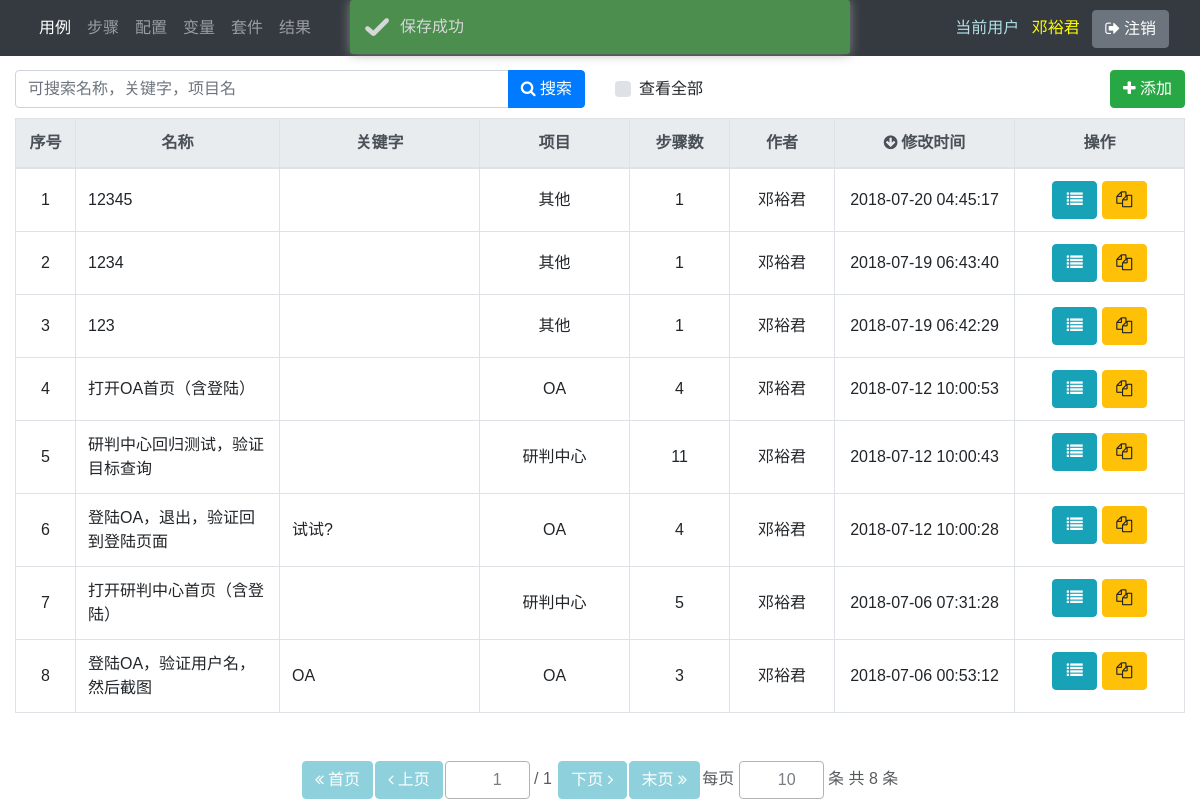
Before: /cases/ (signed in) with the older database file.
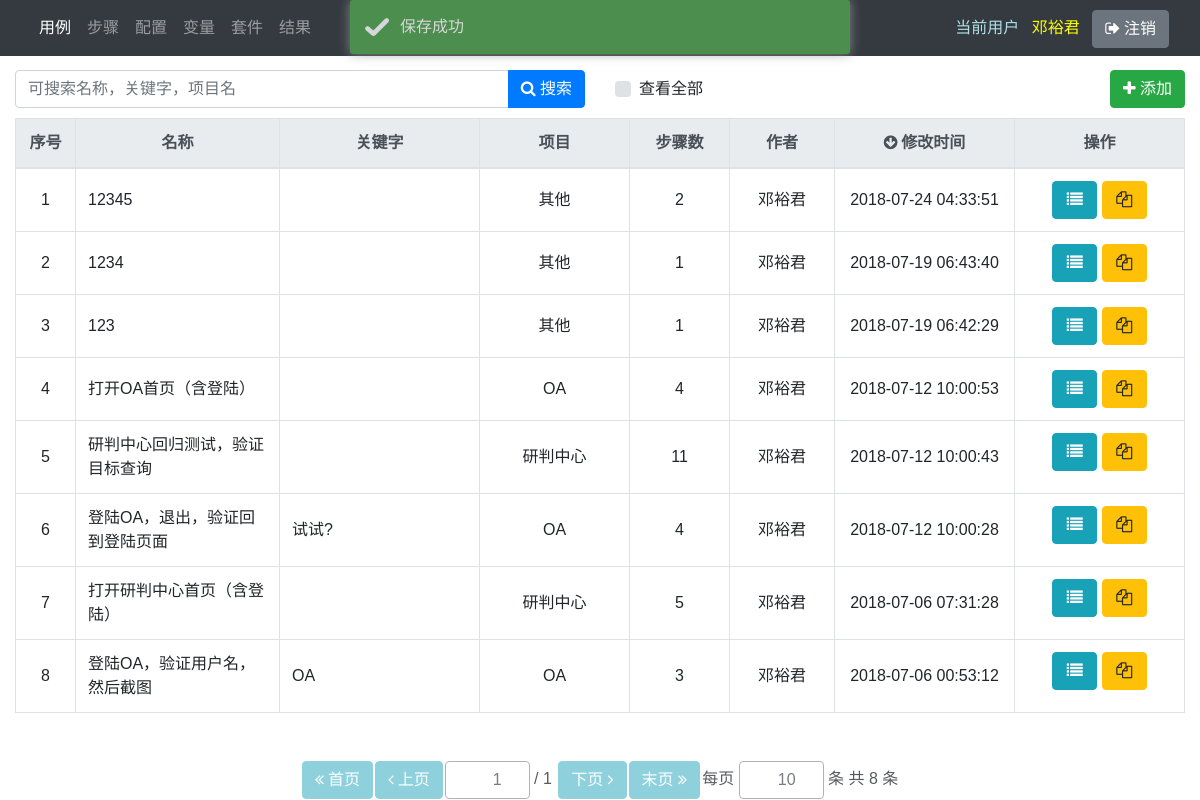
After: the same page with the newer database file.
### main/models.py (models this page shows, shortened)
class Case(models.Model):
    code = models.UUIDField(auto_created=True, default=uuid.uuid1, editable=False)
    name = models.CharField(max_length=100)
    description = models.TextField(blank=True)
    keyword = models.CharField(blank=True, max_length=100)
    project = models.ForeignKey('main.Project', on_delete=models.SET_NULL, blank=True, null=True)
    creator = models.ForeignKey(
        User, verbose_name='创建人', related_name='case_creator', on_delete=models.SET_NULL, blank=True, null=True)
    created_date = models.DateTimeField('创建时间', auto_now_add=True, null=True)
    modifier = models.ForeignKey(
        User, verbose_name='修改人', related_name='case_modifier', on_delete=models.SET_NULL, blank=True, null=True)
    modified_date = models.DateTimeField('修改时间', auto_now=True, null=True)
    is_active = models.BooleanField(default=True)
    variable_group = models.ForeignKey('main.VariableGroup', on_delete=models.SET_NULL, blank=True, null=True)
    step = models.ManyToManyField('Step', through='CaseVsStep', through_fields=('case', 'step'))
    class Meta:
        ordering = ['-modified_date']  # 这个字段是告诉Django模型对象返回的记录结果集是按照哪个字段排序的,-xxx表示降序，?xxx表示随机

### main/views/case.py (the view)
# urls.py: path('cases/', case.list_, name='cases'),
@login_required
def list_(request):
    page = request.GET.get('page')
    size = request.GET.get('size', request.COOKIES.get('size'))
    search_text = str(request.GET.get('search_text', ''))
    order_by = request.GET.get('order_by', 'modified_date')
    order_by_reverse = request.GET.get('order_by_reverse', 'True')
    all_ = request.GET.get('all_', 'False')
    page = change_to_positive_integer(page, 1)
    size = change_to_positive_integer(size, 10)
    if order_by_reverse == 'True':
        order_by_reverse = True
    else:
        order_by_reverse = False
    if all_ == 'False':
        all_ = False
    else:
        all_ = True
    if request.session.get('status', None) == 'success':
        prompt = 'success'
    request.session['status'] = None
    q = get_query_condition(search_text)
    if all_:
        q &= Q(is_active=True)
    else:
        q &= Q(is_active=True) & Q(creator=request.user)
    objects = Case.objects.filter(q).values(
        'pk', 'name', 'keyword', 'project__name', 'creator__username', 'modified_date').annotate(
        real_name=Concat('creator__last_name', 'creator__first_name', output_field=CharField()))
    objects2 = Case.objects.filter(is_active=True, step__is_active=True).values('pk').annotate(m2m_count=Count('step'))
    count_ = {o['pk']: o['m2m_count'] for o in objects2}
    for o in objects:
        o['m2m_count'] = count_.get(o['pk'], 0)
    if objects:
        if order_by not in objects[0]:
            order_by = 'modified_date'
        objects = sorted(objects, key=lambda x: x[order_by], reverse=order_by_reverse)
    paginator = Paginator(objects, size)
    try:
        objects = paginator.page(page)
    except PageNotAnInteger:
        objects = paginator.page(1)
        page = 1
    except EmptyPage:
        objects = paginator.page(paginator.num_pages)
        page = paginator.num_pages
    order_by_form = OrderByForm(initial={'order_by': order_by, 'order_by_reverse': order_by_reverse})
    paginator_form = PaginatorForm(initial={'page': page, 'size': size}, page_max_value=paginator.num_pages)
    cookies = [Cookie('size', size, path=request.path)]
    respond = render(request, 'main/case/list.html', locals())
    for cookie in cookies:
        respond.set_cookie(cookie.key, cookie.value, cookie.max_age, cookie.expires, cookie.path)
    return respond

### main/forms.py
class OrderByForm(forms.Form):
    order_by = forms.CharField(max_length=100, required=False, widget=forms.HiddenInput)
    order_by_reverse = forms.BooleanField(required=False, widget=forms.HiddenInput)

class PaginatorForm(forms.Form):
    size = forms.IntegerField(min_value=1, max_value=10000, required=False)
    def __init__(self, page_max_value, *args, **kwargs):
        super(PaginatorForm, self).__init__(*args, **kwargs)
        self.fields['page'] = forms.IntegerField(min_value=1, max_value=page_max_value, required=False)

### main/views/general.py (called while the page is built)
def get_query_condition(search_text):
    search_text = search_text.replace('\\ ', '#{$blank}#')
    search_text_or_list = search_text.split(' ')
    q = Q()
    for search_text_or in search_text_or_list:
        search_text_or = search_text_or.replace('#{$blank}#', ' ')
        search_text_and_list = search_text_or.split('#&&#')
        q1 = Q()
        q2 = Q()
        q3 = Q()
        for search_text_and in search_text_and_list:
            if search_text_and == '':
                continue
            q1 &= Q(name__icontains=search_text_and)
            q2 &= Q(keyword__icontains=search_text_and)
            q3 &= Q(project__name__icontains=search_text_and)
        q |= q1 | q2 | q3
    return q

def change_to_positive_integer(value, default=1):
    if str(value).isdigit() and int(value) > 0:
        value = int(value)
    else:
        value = default
    return value

### main/templates/main/case/list.html (shortened to what this page needs)
{% extends 'main/list_base.html' %}
{% block result_table %}
    <div class="table-responsive" id='result_div'>
        <table class="table table-bordered table-hover" id='result_table'>
            <colgroup>
                <col style='width: 60px;'>
                <col>
                <col style='width: 200px;'>
                <col style='width: 150px;'>
                <col style='width: 100px;'>
                <col style='width: 105px;'>
                <col style='width: 180px;'>
                <col style='width: 170px;'>
            </colgroup>
            <thead class="thead-light middle">
                <tr>
                    <th>序号</th>
                    <th order_by_text="name">名称</th>
                    <th order_by_text="keyword">关键字</th>
                    <th order_by_text="project__name">项目</th>
                    <th order_by_text="m2m_count">步骤数</th>
                    <th order_by_text="real_name">作者</th>
                    <th order_by_text="modified_date">修改时间</th>
                    <th>操作</th>
                </tr>
            </thead>
            <tbody>
                {% for obj in objects %}
                    <tr pk="{{ obj.pk }}" edit_url="{% url 'case' obj.pk %}" quick_update_url="{% url 'case_quick_update' obj.pk %}" del_url="{% url 'case_delete' obj.pk %}">
                        <td col_name='index' class="middle"></td>
                        <td {% if request.user.pk == obj.creator %}quick_update{% endif %} col_name='name' class="align-middle">{{ obj.name }}</td>
                        <td {% if request.user.pk == obj.creator %}quick_update{% endif %} col_name='keyword' class="align-middle">{{ obj.keyword }}</td>
                        <td col_name='project__name' class="middle">{{ obj.project__name }}</td>
                        <td col_name='m2m_count' class="middle">{{ obj.m2m_count }}</td>
                        <td col_name='real_name' class="middle">{{ obj.real_name }}</td>
                        <td col_name='modified_date' class="middle">{{ obj.modified_date }}</td>
                        <td>
                            <div class="middle">
                                {% if request.user.pk == obj.creator %}
                                    <button type="button" name="edit_button" class="btn btn-info list_button" data-toggle="tooltip" title="编辑"><i class="icon-edit"></i></button>
                                    <button copy_url="{% url 'case_copy' obj.pk %}" copy_sub_item=true type="button" name="copy_button" class="btn btn-warning list_button" data-toggle="tooltip" title="复制"><i class="icon-copy"></i></button>
                                    <button type="button" name="delete_button" class="btn btn-danger list_button" data-toggle="tooltip" title="删除"><i class="icon-trash"></i></button>
                                {% else %}
                                    <button type="button" name="edit_button" class="btn btn-info list_button" data-toggle="tooltip" title="查看"><i class="icon-list"></i></button>
                                    <button copy_url="{% url 'case_copy' obj.pk %}" copy_sub_item=true type="button" name="copy_button" class="btn btn-warning list_button" data-toggle="tooltip" title="复制"><i class="icon-copy"></i></button>
                                {% endif %}
                            </div>
                        </td>
                    </tr>
                {% empty %}
                    <tr>
                        <td colspan="8" class="text-center bg-secondary"><span class="text-white">无数据</span></td>
                    </tr>
                {% endfor %}
            </tbody>
        </table>
    </div>
{% endblock %}

### main/templates/main/list_base.html (shortened to what this page needs)
<!DOCTYPE HTML>
{% load staticfiles %}
<html>
    <head>
        {% block general_style %}
            {% include 'main/include/general_css.html' %}
        {% endblock %}
    </head>
    <body>
        {% include 'main/include/navbar.html' %}
        <div class="container-fluid" style="padding-top: 60px; padding-bottom: 40px">
            <form method="get" id="objects_form" class="form-inline">
                {% block tools_bar %}
                    {% include 'main/include/tools_bar.html' with add_button=True %}
                {% endblock %}
                {% block result_table %}
                {% endblock %}
                {% include 'main/include/tools/paginator.html' %}
            </form>
        </div>
    </body>
</html>

### main/templates/main/include/general_css.html
{% load staticfiles %}
<link rel="stylesheet" href='{% static "main/css/jquery-ui/jquery-ui.css" %}'>
<link rel="stylesheet" href="{% static 'main/css/jquery.dropdown/jquery.dropdown.css' %}">
<link rel="stylesheet" href="{% static 'main/css/bootstrap-4.1.1/bootstrap.min.css' %}">
<link rel="stylesheet" href="{% static 'main/css/toastr-2.1.4/toastr.css' %}">
<link rel="stylesheet" href="{% static 'main/css/font-awesome/font-awesome.css' %}">
<link rel="stylesheet" href='{% static "main/css/main.css" %}'>

### main/templates/main/include/general_script.html (shortened to what this page needs)
{% load staticfiles %}

### main/templates/main/include/navbar.html
<nav class="navbar navbar-expand-lg navbar-dark bg-dark fixed-top" id="navbar">
   <div class="container-fluid">
       <div class="collapse navbar-collapse">
           <ul class="navbar-nav">
                <li class="nav-item" id="nav_case">
                    <a class="nav-link" href="{% url 'cases' %}">用例</a>
                </li>
                <li class="nav-item" id="nav_step">
                    <a class="nav-link" href="{% url 'steps' %}">步骤</a>
                </li>
                <li class="nav-item" id="nav_config">
                    <a class="nav-link" href="{% url 'configs' %}">配置</a>
                </li>
                <li class="nav-item" id="nav_variable">
                    <a class="nav-link" href="{% url 'variable_groups' %}">变量</a>
                </li>
                <li class="nav-item" id="nav_suite">
                    <a class="nav-link" href="{% url 'suites' %}">套件</a>
                </li>
                <li class="nav-item" id="nav_result">
                    <a class="nav-link" href="{% url 'results' %}">结果</a>
                </li>
            </ul>
       </div>
       <div class="justify-content-end">
            <div>
                <span class="navbar-text" style="color: powderblue;">当前用户</span>
                <a id="user_link" class="navbar-text" style="color: yellow; padding: 0 0.5em" href="javascript:modal_with_iframe('user_modal', '', '', 'height: 450px', '用户信息', '{% url 'user' %}?inside=1')">{{ request.user.last_name }}{{ request.user.first_name }}{% if not request.user.last_name and not request.user.first_name %}{{ request.user.username }}{% endif %}</a>
                <button id="logout_btn" class="btn btn-secondary" type="button"><i class="icon-signout">&nbsp;</i>注销</button>
            </div>
       </div>
   </div>
</nav>

### main/templates/main/include/tools_bar.html
<div style="padding: 5px 0" class="container-fluid">
    <div class="row align-items-center">
        <div class="col-6">
            {% include 'main/include/tools/search-tools.html' %}
        </div>
        <div class="col-2">
            {% include 'main/include/tools/see_all.html' %}
        </div>
        <div class="col text-right">
            {% if add_button %}{% include 'main/include/tools/add_button.html' %}{% endif %}
        </div>
    </div>
</div>

### main/templates/main/include/tools/search-tools.html
<div class="input-group">
    <input type="text" id="search_text" name="search_text" value="{{ search_text }}" class="form-control" placeholder="可搜索名称，关键字，项目名">
    <div class="input-group-append">
        <button type="submit" id='search_button' class="btn btn-primary" data-toggle="tooltip" title="多条件并集用空格分隔, 多条件交集用#&&#分隔，要搜索空格用转义加空格表示"><i class="icon-search"></i>&nbsp;搜索</button>
    </div>
</div>

### main/templates/main/include/tools/see_all.html (shortened to what this page needs)
<div class="custom-control custom-checkbox custom-control-inline">
    <label class="custom-control-label" for="all_" data-toggle="tooltip" title="查看其他人创建的">查看全部</label>
</div>

### main/templates/main/include/tools/add_button.html
    <button type="button" id="add_button" class="btn btn-success"><i class="icon-plus"></i>&nbsp;添加</button>

### main/templates/main/include/tools/paginator.html
{% load widget_tweaks %}
<div class="text-center fixed-bottom" >
    <div class="paginator">
        <div>
            <div>
                <table>
                    <colgroup>
                        <col style="width: 50px;">
                        <col style="width: 50px;">
                        <col>
                        <col style="width: 50px;">
                        <col style="width: 50px;">
                        <col>
                    </colgroup>
                    <tr>
                        <td><button name="first_page_button" type="button" class="btn btn-info"><i class="icon-double-angle-left">&nbsp;</i>首页</button></td>
                        <td><button name="prev_page_button" type="button" class="btn btn-info"><i class="icon-angle-left">&nbsp;</i>上页</button></td>
                        <td><div>{% render_field paginator_form.page class="form-control" style='width: 85px' %}&nbsp;/&nbsp;{{ paginator.num_pages|default:0 }}&nbsp;</div></td>
                        <td><button name="next_page_button" type="button" class="btn btn-info">下页&nbsp;<i class="icon-angle-right"></i></button></td>
                        <td><button name="last_page_button" type="button" class="btn btn-info">末页&nbsp;<i class="icon-double-angle-right"></i></button></td>
                        <td><div>每页&nbsp;{% render_field paginator_form.size class="form-control" style='width: 85px' %}&nbsp;条&nbsp;共&nbsp;{{ paginator.count|default:0 }}&nbsp;条</div></td>
                    </tr>
                </table>
            </div>
        </div>
    </div>
</div>

### main/static/main/css/main.css (style rules this page uses)
body { font-family: Arial, Microsoft YaHei, SimHei; }
div.paginator { margin: 0 auto; text-align: center }
div.paginator>div { float: left; position: relative; left: 50% }
div.paginator>div>div { position: relative; left: -50%; opacity: 0.75; }
div.paginator td { text-align: center; }
div.paginator input { border: 1px solid rgb(153, 153, 153); resize: vertical; text-align: right; }
.middle { text-align: center !important; vertical-align: middle!important; }

### main/templates/main/list_base.html (style rules this page uses)
div.row { padding: 5px 0; }
.list_button { width: 45px; }

Changed rows visible on the page:
changed Case (number 1 of 8 on the later page): m2m_count "1" → "2"; modified_date "2018-07-20 04:45:17" → "2018-07-24 04:33:51"
